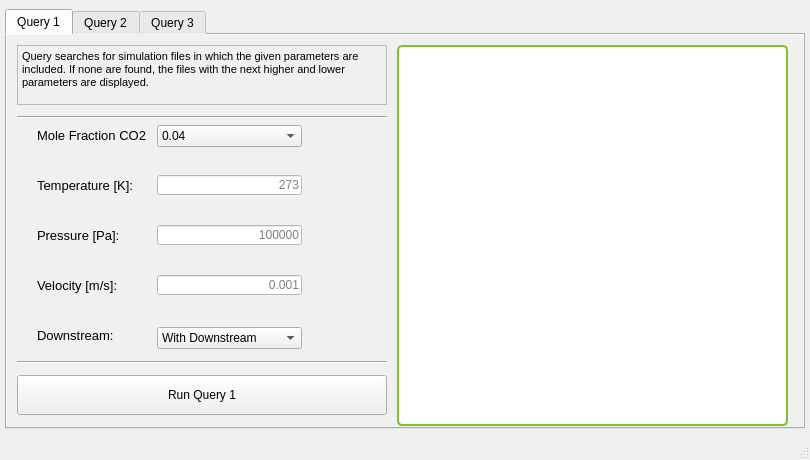
<?xml version="1.0" encoding="UTF-8"?>
<ui version="4.0">
 <class>MainWindow</class>
 <widget class="QMainWindow" name="MainWindow">
  <property name="geometry">
   <rect>
    <x>0</x>
    <y>0</y>
    <width>810</width>
    <height>460</height>
   </rect>
  </property>
  <property name="minimumSize">
   <size>
    <width>810</width>
    <height>460</height>
   </size>
  </property>
  <property name="maximumSize">
   <size>
    <width>810</width>
    <height>460</height>
   </size>
  </property>
  <property name="windowTitle">
   <string>MainWindow</string>
  </property>
  <property name="windowIcon">
   <iconset>
    <normaloff>AD2.ico</normaloff>AD2.ico</iconset>
  </property>
  <widget class="QWidget" name="centralwidget">
   <widget class="QTabWidget" name="tabWidget">
    <property name="geometry">
     <rect>
      <x>5</x>
      <y>9</y>
      <width>800</width>
      <height>420</height>
     </rect>
    </property>
    <property name="sizePolicy">
     <sizepolicy hsizetype="Expanding" vsizetype="Expanding">
      <horstretch>0</horstretch>
      <verstretch>0</verstretch>
     </sizepolicy>
    </property>
    <property name="autoFillBackground">
     <bool>false</bool>
    </property>
    <property name="styleSheet">
     <string notr="true">background-color: rgb(240, 240, 240)</string>
    </property>
    <property name="currentIndex">
     <number>0</number>
    </property>
    <widget class="QWidget" name="Query_1">
     <property name="sizePolicy">
      <sizepolicy hsizetype="Preferred" vsizetype="Preferred">
       <horstretch>0</horstretch>
       <verstretch>0</verstretch>
      </sizepolicy>
     </property>
     <attribute name="title">
      <string>Query 1</string>
     </attribute>
     <widget class="QLabel" name="label_4">
      <property name="geometry">
       <rect>
        <x>30</x>
        <y>130</y>
        <width>111</width>
        <height>41</height>
       </rect>
      </property>
      <property name="font">
       <font>
        <family>MS Shell Dlg 2</family>
        <pointsize>10</pointsize>
       </font>
      </property>
      <property name="text">
       <string>Temperature [K]:</string>
      </property>
     </widget>
     <widget class="QLabel" name="label_5">
      <property name="geometry">
       <rect>
        <x>30</x>
        <y>180</y>
        <width>111</width>
        <height>41</height>
       </rect>
      </property>
      <property name="font">
       <font>
        <pointsize>10</pointsize>
       </font>
      </property>
      <property name="text">
       <string>Pressure [Pa]:</string>
      </property>
     </widget>
     <widget class="QLabel" name="label_6">
      <property name="geometry">
       <rect>
        <x>30</x>
        <y>230</y>
        <width>111</width>
        <height>41</height>
       </rect>
      </property>
      <property name="font">
       <font>
        <pointsize>10</pointsize>
       </font>
      </property>
      <property name="text">
       <string>Velocity [m/s]:</string>
      </property>
     </widget>
     <widget class="QLabel" name="label_7">
      <property name="geometry">
       <rect>
        <x>30</x>
        <y>280</y>
        <width>111</width>
        <height>41</height>
       </rect>
      </property>
      <property name="font">
       <font>
        <pointsize>10</pointsize>
       </font>
      </property>
      <property name="text">
       <string>Downstream:</string>
      </property>
     </widget>
     <widget class="QComboBox" name="Q1comboBox2">
      <property name="geometry">
       <rect>
        <x>150</x>
        <y>292</y>
        <width>145</width>
        <height>22</height>
       </rect>
      </property>
      <property name="layoutDirection">
       <enum>Qt::LeftToRight</enum>
      </property>
      <item>
       <property name="text">
        <string>With Downstream</string>
       </property>
      </item>
      <item>
       <property name="text">
        <string>Without Downstream</string>
       </property>
      </item>
      <item>
       <property name="text">
        <string>All Files</string>
       </property>
      </item>
     </widget>
     <widget class="QPushButton" name="Q1Button">
      <property name="geometry">
       <rect>
        <x>10</x>
        <y>340</y>
        <width>370</width>
        <height>40</height>
       </rect>
      </property>
      <property name="text">
       <string>Run Query 1</string>
      </property>
     </widget>
     <widget class="QListWidget" name="Q1List">
      <property name="geometry">
       <rect>
        <x>390</x>
        <y>10</y>
        <width>391</width>
        <height>381</height>
       </rect>
      </property>
      <property name="styleSheet">
       <string notr="true">background-color: rgb(255, 255, 255);
border-radius: 5px;
border: 2px solid #84BC34;</string>
      </property>
     </widget>
     <widget class="QLineEdit" name="Q1Temp">
      <property name="geometry">
       <rect>
        <x>150</x>
        <y>140</y>
        <width>145</width>
        <height>20</height>
       </rect>
      </property>
      <property name="styleSheet">
       <string notr="true">background-color: rgb(255, 255, 255)</string>
      </property>
      <property name="inputMethodHints">
       <set>Qt::ImhDigitsOnly</set>
      </property>
      <property name="alignment">
       <set>Qt::AlignRight|Qt::AlignTrailing|Qt::AlignVCenter</set>
      </property>
      <property name="placeholderText">
       <string>273</string>
      </property>
     </widget>
     <widget class="QLineEdit" name="Q1Pres">
      <property name="geometry">
       <rect>
        <x>150</x>
        <y>190</y>
        <width>145</width>
        <height>20</height>
       </rect>
      </property>
      <property name="styleSheet">
       <string notr="true">background-color: rgb(255, 255, 255)</string>
      </property>
      <property name="inputMethodHints">
       <set>Qt::ImhDigitsOnly</set>
      </property>
      <property name="alignment">
       <set>Qt::AlignRight|Qt::AlignTrailing|Qt::AlignVCenter</set>
      </property>
      <property name="placeholderText">
       <string>100000</string>
      </property>
     </widget>
     <widget class="QLineEdit" name="Q1Velo">
      <property name="geometry">
       <rect>
        <x>150</x>
        <y>240</y>
        <width>145</width>
        <height>20</height>
       </rect>
      </property>
      <property name="styleSheet">
       <string notr="true">background-color: rgb(255, 255, 255)</string>
      </property>
      <property name="inputMethodHints">
       <set>Qt::ImhDigitsOnly</set>
      </property>
      <property name="alignment">
       <set>Qt::AlignRight|Qt::AlignTrailing|Qt::AlignVCenter</set>
      </property>
      <property name="placeholderText">
       <string>0.001</string>
      </property>
     </widget>
     <widget class="Line" name="line">
      <property name="geometry">
       <rect>
        <x>10</x>
        <y>320</y>
        <width>370</width>
        <height>15</height>
       </rect>
      </property>
      <property name="orientation">
       <enum>Qt::Horizontal</enum>
      </property>
     </widget>
     <widget class="QTextBrowser" name="Q1Text">
      <property name="geometry">
       <rect>
        <x>10</x>
        <y>10</y>
        <width>370</width>
        <height>60</height>
       </rect>
      </property>
      <property name="html">
       <string>&lt;!DOCTYPE HTML PUBLIC &quot;-//W3C//DTD HTML 4.0//EN&quot; &quot;http://www.w3.org/TR/REC-html40/strict.dtd&quot;&gt;
&lt;html&gt;&lt;head&gt;&lt;meta name=&quot;qrichtext&quot; content=&quot;1&quot; /&gt;&lt;style type=&quot;text/css&quot;&gt;
p, li { white-space: pre-wrap; }
&lt;/style&gt;&lt;/head&gt;&lt;body style=&quot; font-family:'MS Shell Dlg 2'; font-size:8.25pt; font-weight:400; font-style:normal;&quot;&gt;
&lt;p style=&quot; margin-top:0px; margin-bottom:0px; margin-left:0px; margin-right:0px; -qt-block-indent:0; text-indent:0px;&quot;&gt;Query searches for simulation files in which the given parameters are included. If none are found, the files with the next higher and lower parameters are displayed.&lt;/p&gt;&lt;/body&gt;&lt;/html&gt;</string>
      </property>
     </widget>
     <widget class="Line" name="line_2">
      <property name="geometry">
       <rect>
        <x>10</x>
        <y>75</y>
        <width>370</width>
        <height>15</height>
       </rect>
      </property>
      <property name="orientation">
       <enum>Qt::Horizontal</enum>
      </property>
     </widget>
     <widget class="QComboBox" name="Q1comboBox1">
      <property name="geometry">
       <rect>
        <x>150</x>
        <y>90</y>
        <width>145</width>
        <height>22</height>
       </rect>
      </property>
      <item>
       <property name="text">
        <string>0.04</string>
       </property>
      </item>
      <item>
       <property name="text">
        <string>0.20</string>
       </property>
      </item>
      <item>
       <property name="text">
        <string>0.50</string>
       </property>
      </item>
      <item>
       <property name="text">
        <string>All files</string>
       </property>
      </item>
     </widget>
     <widget class="QLabel" name="label_24">
      <property name="geometry">
       <rect>
        <x>30</x>
        <y>90</y>
        <width>111</width>
        <height>21</height>
       </rect>
      </property>
      <property name="font">
       <font>
        <pointsize>10</pointsize>
       </font>
      </property>
      <property name="text">
       <string>Mole Fraction CO2</string>
      </property>
     </widget>
    </widget>
    <widget class="QWidget" name="Query_2">
     <attribute name="title">
      <string>Query 2</string>
     </attribute>
     <widget class="QLabel" name="label_8">
      <property name="geometry">
       <rect>
        <x>30</x>
        <y>130</y>
        <width>111</width>
        <height>41</height>
       </rect>
      </property>
      <property name="font">
       <font>
        <pointsize>10</pointsize>
       </font>
      </property>
      <property name="text">
       <string>Temperature [K]:</string>
      </property>
     </widget>
     <widget class="QLabel" name="label_9">
      <property name="geometry">
       <rect>
        <x>30</x>
        <y>180</y>
        <width>111</width>
        <height>41</height>
       </rect>
      </property>
      <property name="font">
       <font>
        <pointsize>10</pointsize>
       </font>
      </property>
      <property name="text">
       <string>Pressure [Pa]:</string>
      </property>
     </widget>
     <widget class="QLabel" name="label_10">
      <property name="geometry">
       <rect>
        <x>30</x>
        <y>230</y>
        <width>111</width>
        <height>41</height>
       </rect>
      </property>
      <property name="font">
       <font>
        <pointsize>10</pointsize>
       </font>
      </property>
      <property name="text">
       <string>Velocity [m/s]:</string>
      </property>
     </widget>
     <widget class="QLabel" name="label_11">
      <property name="geometry">
       <rect>
        <x>30</x>
        <y>280</y>
        <width>111</width>
        <height>41</height>
       </rect>
      </property>
      <property name="font">
       <font>
        <pointsize>10</pointsize>
       </font>
      </property>
      <property name="text">
       <string>Downstream:</string>
      </property>
     </widget>
     <widget class="QComboBox" name="Q2comboBox2">
      <property name="geometry">
       <rect>
        <x>150</x>
        <y>290</y>
        <width>140</width>
        <height>22</height>
       </rect>
      </property>
      <item>
       <property name="text">
        <string>With Downstream</string>
       </property>
      </item>
      <item>
       <property name="text">
        <string>Without Downstream</string>
       </property>
      </item>
     </widget>
     <widget class="QLabel" name="label_14">
      <property name="geometry">
       <rect>
        <x>220</x>
        <y>130</y>
        <width>10</width>
        <height>41</height>
       </rect>
      </property>
      <property name="font">
       <font>
        <pointsize>10</pointsize>
       </font>
      </property>
      <property name="text">
       <string>-</string>
      </property>
     </widget>
     <widget class="QLabel" name="label_15">
      <property name="geometry">
       <rect>
        <x>220</x>
        <y>180</y>
        <width>10</width>
        <height>41</height>
       </rect>
      </property>
      <property name="font">
       <font>
        <pointsize>10</pointsize>
       </font>
      </property>
      <property name="text">
       <string>-</string>
      </property>
     </widget>
     <widget class="QLabel" name="label_16">
      <property name="geometry">
       <rect>
        <x>220</x>
        <y>230</y>
        <width>10</width>
        <height>41</height>
       </rect>
      </property>
      <property name="font">
       <font>
        <pointsize>10</pointsize>
       </font>
      </property>
      <property name="text">
       <string>-</string>
      </property>
     </widget>
     <widget class="QWidget" name="Q2widget1" native="true">
      <property name="geometry">
       <rect>
        <x>340</x>
        <y>10</y>
        <width>200</width>
        <height>120</height>
       </rect>
      </property>
      <property name="styleSheet">
       <string notr="true">background-color: rgb(255, 255, 255);
border-radius: 5px;
border: 2px solid #84BC34;</string>
      </property>
     </widget>
     <widget class="QWidget" name="Q2widget3" native="true">
      <property name="geometry">
       <rect>
        <x>340</x>
        <y>140</y>
        <width>200</width>
        <height>120</height>
       </rect>
      </property>
      <property name="styleSheet">
       <string notr="true">background-color: rgb(255, 255, 255);
border-radius: 5px;
border: 2px solid #84BC34;</string>
      </property>
     </widget>
     <widget class="QWidget" name="Q2widget5" native="true">
      <property name="geometry">
       <rect>
        <x>340</x>
        <y>270</y>
        <width>200</width>
        <height>120</height>
       </rect>
      </property>
      <property name="styleSheet">
       <string notr="true">background-color: rgb(255, 255, 255);
border-radius: 5px;
border: 2px solid #84BC34;</string>
      </property>
     </widget>
     <widget class="QWidget" name="Q2widget6" native="true">
      <property name="geometry">
       <rect>
        <x>560</x>
        <y>270</y>
        <width>200</width>
        <height>120</height>
       </rect>
      </property>
      <property name="styleSheet">
       <string notr="true">background-color: rgb(255, 255, 255);
border-radius: 5px;
border: 2px solid #84BC34;</string>
      </property>
     </widget>
     <widget class="QWidget" name="Q2widget2" native="true">
      <property name="geometry">
       <rect>
        <x>560</x>
        <y>10</y>
        <width>200</width>
        <height>120</height>
       </rect>
      </property>
      <property name="styleSheet">
       <string notr="true">background-color: rgb(255, 255, 255);
border-radius: 5px;
border: 2px solid #84BC34;</string>
      </property>
     </widget>
     <widget class="QWidget" name="Q2widget4" native="true">
      <property name="geometry">
       <rect>
        <x>560</x>
        <y>140</y>
        <width>200</width>
        <height>120</height>
       </rect>
      </property>
      <property name="styleSheet">
       <string notr="true">background-color: rgb(255, 255, 255);
border-radius: 5px;
border: 2px solid #84BC34;</string>
      </property>
     </widget>
     <widget class="QLineEdit" name="Q2Velo1">
      <property name="geometry">
       <rect>
        <x>150</x>
        <y>240</y>
        <width>60</width>
        <height>20</height>
       </rect>
      </property>
      <property name="styleSheet">
       <string notr="true">background-color: rgb(255, 255, 255)</string>
      </property>
      <property name="inputMethodHints">
       <set>Qt::ImhDigitsOnly</set>
      </property>
      <property name="alignment">
       <set>Qt::AlignRight|Qt::AlignTrailing|Qt::AlignVCenter</set>
      </property>
      <property name="placeholderText">
       <string>0.0001</string>
      </property>
     </widget>
     <widget class="QLineEdit" name="Q2Temp1">
      <property name="geometry">
       <rect>
        <x>150</x>
        <y>140</y>
        <width>60</width>
        <height>20</height>
       </rect>
      </property>
      <property name="styleSheet">
       <string notr="true">background-color: rgb(255, 255, 255)</string>
      </property>
      <property name="inputMethodHints">
       <set>Qt::ImhDigitsOnly</set>
      </property>
      <property name="alignment">
       <set>Qt::AlignRight|Qt::AlignTrailing|Qt::AlignVCenter</set>
      </property>
      <property name="placeholderText">
       <string>273</string>
      </property>
     </widget>
     <widget class="QLineEdit" name="Q2Pres1">
      <property name="geometry">
       <rect>
        <x>150</x>
        <y>190</y>
        <width>60</width>
        <height>20</height>
       </rect>
      </property>
      <property name="styleSheet">
       <string notr="true">background-color: rgb(255, 255, 255)</string>
      </property>
      <property name="inputMethodHints">
       <set>Qt::ImhDigitsOnly</set>
      </property>
      <property name="alignment">
       <set>Qt::AlignRight|Qt::AlignTrailing|Qt::AlignVCenter</set>
      </property>
      <property name="placeholderText">
       <string>100000</string>
      </property>
     </widget>
     <widget class="QLineEdit" name="Q2Pres2">
      <property name="geometry">
       <rect>
        <x>235</x>
        <y>190</y>
        <width>60</width>
        <height>20</height>
       </rect>
      </property>
      <property name="styleSheet">
       <string notr="true">background-color: rgb(255, 255, 255)</string>
      </property>
      <property name="inputMethodHints">
       <set>Qt::ImhDigitsOnly</set>
      </property>
      <property name="alignment">
       <set>Qt::AlignRight|Qt::AlignTrailing|Qt::AlignVCenter</set>
      </property>
      <property name="placeholderText">
       <string>3000000</string>
      </property>
     </widget>
     <widget class="QLineEdit" name="Q2Temp2">
      <property name="geometry">
       <rect>
        <x>235</x>
        <y>140</y>
        <width>60</width>
        <height>20</height>
       </rect>
      </property>
      <property name="styleSheet">
       <string notr="true">background-color: rgb(255, 255, 255)</string>
      </property>
      <property name="inputMethodHints">
       <set>Qt::ImhDigitsOnly</set>
      </property>
      <property name="alignment">
       <set>Qt::AlignRight|Qt::AlignTrailing|Qt::AlignVCenter</set>
      </property>
      <property name="placeholderText">
       <string>873</string>
      </property>
     </widget>
     <widget class="QLineEdit" name="Q2Velo2">
      <property name="geometry">
       <rect>
        <x>235</x>
        <y>240</y>
        <width>60</width>
        <height>20</height>
       </rect>
      </property>
      <property name="styleSheet">
       <string notr="true">background-color: rgb(255, 255, 255)</string>
      </property>
      <property name="inputMethodHints">
       <set>Qt::ImhDigitsOnly</set>
      </property>
      <property name="alignment">
       <set>Qt::AlignRight|Qt::AlignTrailing|Qt::AlignVCenter</set>
      </property>
      <property name="placeholderText">
       <string>1</string>
      </property>
     </widget>
     <widget class="QTextBrowser" name="textBrowser_2">
      <property name="geometry">
       <rect>
        <x>10</x>
        <y>10</y>
        <width>320</width>
        <height>60</height>
       </rect>
      </property>
      <property name="html">
       <string>&lt;!DOCTYPE HTML PUBLIC &quot;-//W3C//DTD HTML 4.0//EN&quot; &quot;http://www.w3.org/TR/REC-html40/strict.dtd&quot;&gt;
&lt;html&gt;&lt;head&gt;&lt;meta name=&quot;qrichtext&quot; content=&quot;1&quot; /&gt;&lt;style type=&quot;text/css&quot;&gt;
p, li { white-space: pre-wrap; }
&lt;/style&gt;&lt;/head&gt;&lt;body style=&quot; font-family:'MS Shell Dlg 2'; font-size:8.25pt; font-weight:400; font-style:normal;&quot;&gt;
&lt;p style=&quot; margin-top:0px; margin-bottom:0px; margin-left:0px; margin-right:0px; -qt-block-indent:0; text-indent:0px;&quot;&gt;Query searches for all simulation files in the specified parameter range and plots them.&lt;/p&gt;&lt;/body&gt;&lt;/html&gt;</string>
      </property>
     </widget>
     <widget class="Line" name="line_3">
      <property name="geometry">
       <rect>
        <x>10</x>
        <y>320</y>
        <width>320</width>
        <height>15</height>
       </rect>
      </property>
      <property name="orientation">
       <enum>Qt::Horizontal</enum>
      </property>
     </widget>
     <widget class="Line" name="line_4">
      <property name="geometry">
       <rect>
        <x>10</x>
        <y>75</y>
        <width>320</width>
        <height>15</height>
       </rect>
      </property>
      <property name="orientation">
       <enum>Qt::Horizontal</enum>
      </property>
     </widget>
     <widget class="QPushButton" name="Q2Button">
      <property name="geometry">
       <rect>
        <x>10</x>
        <y>340</y>
        <width>320</width>
        <height>40</height>
       </rect>
      </property>
      <property name="text">
       <string>Run Query 2</string>
      </property>
     </widget>
     <widget class="QComboBox" name="Q2comboBox1">
      <property name="geometry">
       <rect>
        <x>150</x>
        <y>90</y>
        <width>145</width>
        <height>22</height>
       </rect>
      </property>
      <item>
       <property name="text">
        <string>0.04</string>
       </property>
      </item>
      <item>
       <property name="text">
        <string>0.20</string>
       </property>
      </item>
      <item>
       <property name="text">
        <string>0.50</string>
       </property>
      </item>
     </widget>
     <widget class="QLabel" name="label_25">
      <property name="geometry">
       <rect>
        <x>30</x>
        <y>90</y>
        <width>111</width>
        <height>21</height>
       </rect>
      </property>
      <property name="font">
       <font>
        <pointsize>10</pointsize>
       </font>
      </property>
      <property name="text">
       <string>Mole Fraction CO2</string>
      </property>
     </widget>
    </widget>
    <widget class="QWidget" name="Query_3">
     <attribute name="title">
      <string>Query 3</string>
     </attribute>
     <widget class="QWidget" name="Q3widget5" native="true">
      <property name="geometry">
       <rect>
        <x>340</x>
        <y>270</y>
        <width>200</width>
        <height>120</height>
       </rect>
      </property>
      <property name="styleSheet">
       <string notr="true">background-color: rgb(255, 255, 255);
border-radius: 5px;
border: 2px solid #84BC34;</string>
      </property>
     </widget>
     <widget class="QWidget" name="Q3widget6" native="true">
      <property name="geometry">
       <rect>
        <x>560</x>
        <y>270</y>
        <width>200</width>
        <height>120</height>
       </rect>
      </property>
      <property name="styleSheet">
       <string notr="true">background-color: rgb(255, 255, 255);
border-radius: 5px;
border: 2px solid #84BC34;</string>
      </property>
     </widget>
     <widget class="QLabel" name="label_18">
      <property name="geometry">
       <rect>
        <x>30</x>
        <y>230</y>
        <width>111</width>
        <height>41</height>
       </rect>
      </property>
      <property name="font">
       <font>
        <pointsize>10</pointsize>
       </font>
      </property>
      <property name="text">
       <string>Velocity [m/s]:</string>
      </property>
     </widget>
     <widget class="QLabel" name="label_19">
      <property name="geometry">
       <rect>
        <x>30</x>
        <y>130</y>
        <width>111</width>
        <height>41</height>
       </rect>
      </property>
      <property name="font">
       <font>
        <pointsize>10</pointsize>
       </font>
      </property>
      <property name="text">
       <string>Temperature [K]:</string>
      </property>
     </widget>
     <widget class="QLabel" name="label_21">
      <property name="geometry">
       <rect>
        <x>30</x>
        <y>180</y>
        <width>111</width>
        <height>41</height>
       </rect>
      </property>
      <property name="font">
       <font>
        <pointsize>10</pointsize>
       </font>
      </property>
      <property name="text">
       <string>Pressure [Pa]:</string>
      </property>
     </widget>
     <widget class="QLabel" name="label_22">
      <property name="geometry">
       <rect>
        <x>30</x>
        <y>280</y>
        <width>111</width>
        <height>41</height>
       </rect>
      </property>
      <property name="font">
       <font>
        <pointsize>10</pointsize>
       </font>
      </property>
      <property name="text">
       <string>Downstream:</string>
      </property>
     </widget>
     <widget class="QWidget" name="Q3widget2" native="true">
      <property name="geometry">
       <rect>
        <x>560</x>
        <y>10</y>
        <width>200</width>
        <height>120</height>
       </rect>
      </property>
      <property name="styleSheet">
       <string notr="true">background-color: rgb(255, 255, 255);
border-radius: 5px;
border: 2px solid #84BC34;</string>
      </property>
     </widget>
     <widget class="QComboBox" name="Q3comboBox2">
      <property name="geometry">
       <rect>
        <x>150</x>
        <y>292</y>
        <width>140</width>
        <height>22</height>
       </rect>
      </property>
      <item>
       <property name="text">
        <string>With Downstream</string>
       </property>
      </item>
      <item>
       <property name="text">
        <string>Without Downstream</string>
       </property>
      </item>
     </widget>
     <widget class="QWidget" name="Q3widget3" native="true">
      <property name="geometry">
       <rect>
        <x>340</x>
        <y>140</y>
        <width>200</width>
        <height>120</height>
       </rect>
      </property>
      <property name="styleSheet">
       <string notr="true">background-color: rgb(255, 255, 255);
border-radius: 5px;
border: 2px solid #84BC34;</string>
      </property>
     </widget>
     <widget class="QWidget" name="Q3widget4" native="true">
      <property name="geometry">
       <rect>
        <x>560</x>
        <y>140</y>
        <width>200</width>
        <height>120</height>
       </rect>
      </property>
      <property name="styleSheet">
       <string notr="true">background-color: rgb(255, 255, 255);
border-radius: 5px;
border: 2px solid #84BC34;</string>
      </property>
     </widget>
     <widget class="QWidget" name="Q3widget1" native="true">
      <property name="geometry">
       <rect>
        <x>340</x>
        <y>10</y>
        <width>200</width>
        <height>120</height>
       </rect>
      </property>
      <property name="styleSheet">
       <string notr="true">background-color: rgb(255, 255, 255);
border-radius: 5px;
border: 2px solid #84BC34;</string>
      </property>
     </widget>
     <widget class="QComboBox" name="Q3comboBox1">
      <property name="geometry">
       <rect>
        <x>150</x>
        <y>90</y>
        <width>140</width>
        <height>22</height>
       </rect>
      </property>
     </widget>
     <widget class="QLabel" name="label_23">
      <property name="geometry">
       <rect>
        <x>30</x>
        <y>80</y>
        <width>111</width>
        <height>41</height>
       </rect>
      </property>
      <property name="font">
       <font>
        <pointsize>10</pointsize>
       </font>
      </property>
      <property name="text">
       <string>Experimental Data:</string>
      </property>
     </widget>
     <widget class="QLabel" name="Q3Temp">
      <property name="geometry">
       <rect>
        <x>150</x>
        <y>140</y>
        <width>140</width>
        <height>20</height>
       </rect>
      </property>
      <property name="text">
       <string>-</string>
      </property>
      <property name="alignment">
       <set>Qt::AlignRight|Qt::AlignTrailing|Qt::AlignVCenter</set>
      </property>
     </widget>
     <widget class="QLabel" name="Q3Pres">
      <property name="geometry">
       <rect>
        <x>150</x>
        <y>190</y>
        <width>140</width>
        <height>20</height>
       </rect>
      </property>
      <property name="text">
       <string>-</string>
      </property>
      <property name="alignment">
       <set>Qt::AlignRight|Qt::AlignTrailing|Qt::AlignVCenter</set>
      </property>
     </widget>
     <widget class="QLabel" name="Q3Velo">
      <property name="geometry">
       <rect>
        <x>150</x>
        <y>240</y>
        <width>140</width>
        <height>20</height>
       </rect>
      </property>
      <property name="text">
       <string>-</string>
      </property>
      <property name="alignment">
       <set>Qt::AlignRight|Qt::AlignTrailing|Qt::AlignVCenter</set>
      </property>
     </widget>
     <widget class="QTextBrowser" name="textBrowser_3">
      <property name="geometry">
       <rect>
        <x>10</x>
        <y>10</y>
        <width>320</width>
        <height>60</height>
       </rect>
      </property>
      <property name="html">
       <string>&lt;!DOCTYPE HTML PUBLIC &quot;-//W3C//DTD HTML 4.0//EN&quot; &quot;http://www.w3.org/TR/REC-html40/strict.dtd&quot;&gt;
&lt;html&gt;&lt;head&gt;&lt;meta name=&quot;qrichtext&quot; content=&quot;1&quot; /&gt;&lt;style type=&quot;text/css&quot;&gt;
p, li { white-space: pre-wrap; }
&lt;/style&gt;&lt;/head&gt;&lt;body style=&quot; font-family:'MS Shell Dlg 2'; font-size:8.25pt; font-weight:400; font-style:normal;&quot;&gt;
&lt;p style=&quot; margin-top:0px; margin-bottom:0px; margin-left:0px; margin-right:0px; -qt-block-indent:0; text-indent:0px;&quot;&gt;Query searches for the simulation files that are closest to the parameters contained in the selected file and plots a comparison.&lt;/p&gt;&lt;/body&gt;&lt;/html&gt;</string>
      </property>
     </widget>
     <widget class="Line" name="line_5">
      <property name="geometry">
       <rect>
        <x>10</x>
        <y>75</y>
        <width>320</width>
        <height>15</height>
       </rect>
      </property>
      <property name="orientation">
       <enum>Qt::Horizontal</enum>
      </property>
     </widget>
     <widget class="Line" name="line_6">
      <property name="geometry">
       <rect>
        <x>10</x>
        <y>320</y>
        <width>320</width>
        <height>15</height>
       </rect>
      </property>
      <property name="orientation">
       <enum>Qt::Horizontal</enum>
      </property>
     </widget>
     <widget class="QPushButton" name="Q3Button">
      <property name="geometry">
       <rect>
        <x>10</x>
        <y>340</y>
        <width>320</width>
        <height>40</height>
       </rect>
      </property>
      <property name="text">
       <string>Run Query 3</string>
      </property>
     </widget>
    </widget>
   </widget>
  </widget>
  <widget class="QMenuBar" name="menubar">
   <property name="geometry">
    <rect>
     <x>0</x>
     <y>0</y>
     <width>810</width>
     <height>21</height>
    </rect>
   </property>
  </widget>
  <widget class="QStatusBar" name="statusbar"/>
 </widget>
 <tabstops>
  <tabstop>tabWidget</tabstop>
  <tabstop>Q1comboBox1</tabstop>
  <tabstop>Q1Temp</tabstop>
  <tabstop>Q1Pres</tabstop>
  <tabstop>Q1Velo</tabstop>
  <tabstop>Q1comboBox2</tabstop>
  <tabstop>Q1Button</tabstop>
  <tabstop>Q2comboBox1</tabstop>
  <tabstop>Q2Temp1</tabstop>
  <tabstop>Q2Temp2</tabstop>
  <tabstop>Q2Pres1</tabstop>
  <tabstop>Q2Pres2</tabstop>
  <tabstop>Q2Velo1</tabstop>
  <tabstop>Q2Velo2</tabstop>
  <tabstop>Q2comboBox2</tabstop>
  <tabstop>Q2Button</tabstop>
  <tabstop>Q3comboBox1</tabstop>
  <tabstop>Q3comboBox2</tabstop>
  <tabstop>Q3Button</tabstop>
  <tabstop>Q1List</tabstop>
  <tabstop>textBrowser_2</tabstop>
  <tabstop>textBrowser_3</tabstop>
  <tabstop>Q1Text</tabstop>
 </tabstops>
 <resources/>
 <connections/>
</ui>
